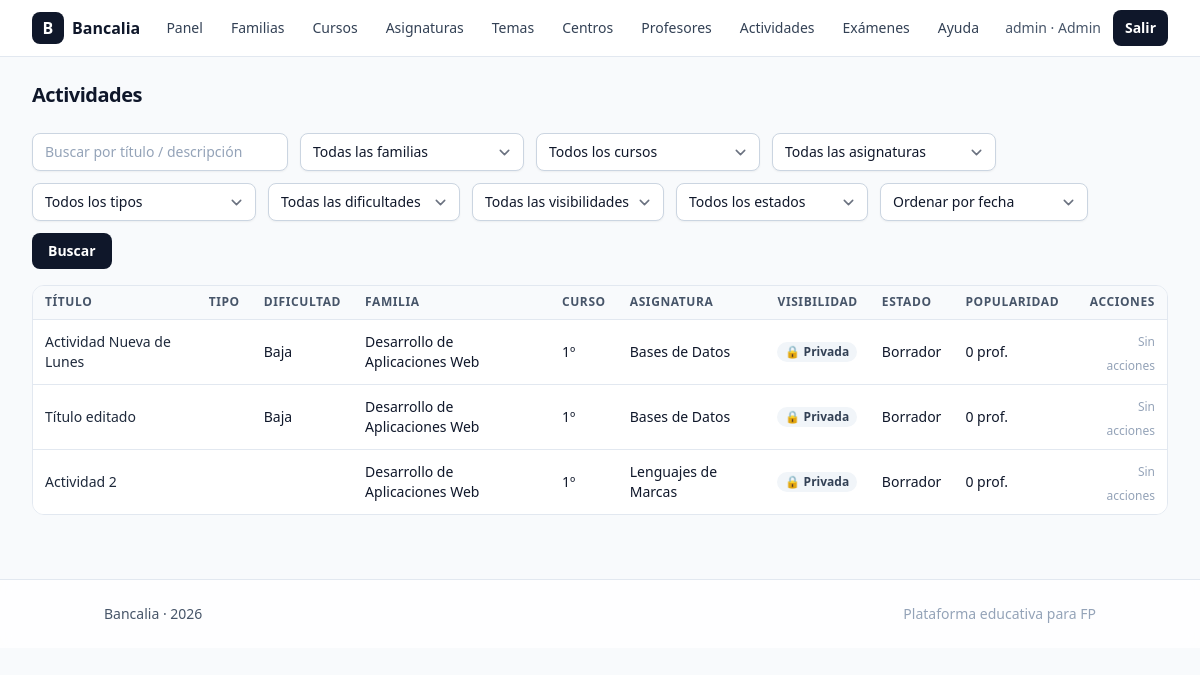
Before: /admin/actividades/index.php (signed in) with the older database file.
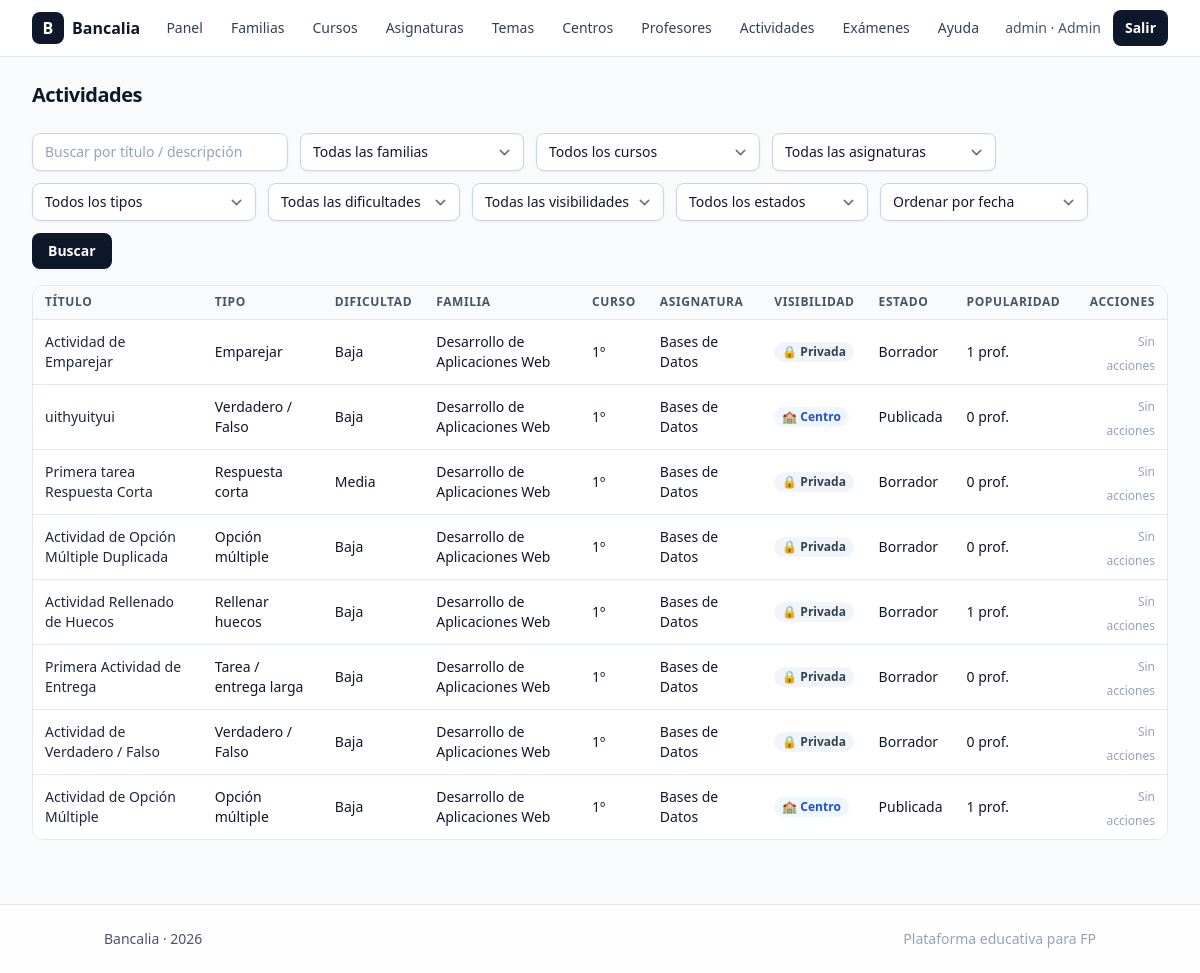
After: the same page with the newer database file.
### tables this page shows
CREATE TABLE `actividades` (
  `id` int(11) NOT NULL,
  `profesor_id` int(11) NOT NULL,
  `familia_id` int(11) NOT NULL,
  `curso_id` int(11) NOT NULL,
  `asignatura_id` int(11) NOT NULL,
  `tema_id` int(11) DEFAULT NULL,
  `tipo` enum('opcion_multiple','verdadero_falso','respuesta_corta','rellenar_huecos','emparejar','tarea') NOT NULL,
  `titulo` varchar(255) NOT NULL,
  `descripcion` text DEFAULT NULL,
  `dificultad` enum('baja','media','alta') NOT NULL DEFAULT 'media',
  `visibilidad` enum('privada','centro','publica') NOT NULL DEFAULT 'privada',
  `estado` enum('borrador','publicada') NOT NULL DEFAULT 'borrador',
  `created_at` datetime NOT NULL DEFAULT current_timestamp(),
  `updated_at` datetime NOT NULL DEFAULT current_timestamp() ON UPDATE current_timestamp(),
  `centro_id` int(11) DEFAULT NULL
);

CREATE TABLE `familias_profesionales` (
  `id` int(11) NOT NULL,
  `nombre` varchar(150) NOT NULL,
  `slug` varchar(160) NOT NULL,
  `descripcion` text DEFAULT NULL,
  `is_active` tinyint(1) NOT NULL DEFAULT 1,
  `created_at` datetime NOT NULL DEFAULT current_timestamp(),
  `updated_at` datetime NOT NULL DEFAULT current_timestamp() ON UPDATE current_timestamp()
);

CREATE TABLE `cursos` (
  `id` int(11) NOT NULL,
  `familia_id` int(11) NOT NULL,
  `nombre` varchar(80) NOT NULL,
  `slug` varchar(120) NOT NULL,
  `descripcion` text DEFAULT NULL,
  `orden` int(11) NOT NULL DEFAULT 1,
  `is_active` tinyint(1) NOT NULL DEFAULT 1,
  `created_at` datetime NOT NULL DEFAULT current_timestamp(),
  `updated_at` datetime NOT NULL DEFAULT current_timestamp() ON UPDATE current_timestamp()
);

CREATE TABLE `asignaturas` (
  `id` int(11) NOT NULL,
  `familia_id` int(11) NOT NULL,
  `curso_id` int(11) NOT NULL,
  `nombre` varchar(150) NOT NULL,
  `slug` varchar(160) NOT NULL,
  `codigo` varchar(50) DEFAULT NULL,
  `horas` int(11) DEFAULT NULL,
  `descripcion` text DEFAULT NULL,
  `orden` int(11) NOT NULL DEFAULT 1,
  `is_active` tinyint(1) NOT NULL DEFAULT 1,
  `created_at` datetime NOT NULL DEFAULT current_timestamp(),
  `updated_at` datetime NOT NULL DEFAULT current_timestamp() ON UPDATE current_timestamp()
);

### config.php (called while the page is built, shortened)
<?php
function pdo(): PDO
{
  static $pdo;
  if ($pdo instanceof PDO)
    return $pdo;
  $host = $_ENV['DB_HOST'] ?? '127.0.0.1';
  $port = $_ENV['DB_PORT'] ?? '3306';
  $db = $_ENV['DB_NAME'] ?? 'bancalia';
  $user = $_ENV['DB_USER'] ?? 'root';
  $pass = $_ENV['DB_PASS'] ?? '';
  $dsn = "mysql:host=$host;port=$port;dbname=$db;charset=utf8mb4";
  $pdo = new PDO($dsn, $user, $pass, [
    PDO::ATTR_ERRMODE => PDO::ERRMODE_EXCEPTION,
    PDO::ATTR_DEFAULT_FETCH_MODE => PDO::FETCH_ASSOC,
    PDO::ATTR_EMULATE_PREPARES => false,
  ]);
  return $pdo;
}
function h(?string $s): string
{
  return htmlspecialchars((string) $s, ENT_QUOTES, 'UTF-8');
}
function current_user(): ?array
{
  return $_SESSION['user'] ?? null;
}

### public/admin/actividades/index.php (the view, shortened to what the rows shown need)
<?php
require_once __DIR__ . '/../../../config.php';
require_once __DIR__ . '/../../../partials/header.php';
$role       = $u['role'] ?? '';
$profesorId = (int)($u['profesor_id'] ?? 0);
$labelsTipos = [
  'opcion_multiple'  => 'Opción múltiple',
  'verdadero_falso'  => 'Verdadero / Falso',
  'respuesta_corta'  => 'Respuesta corta',
  'rellenar_huecos'  => 'Rellenar huecos',
  'emparejar'        => 'Emparejar',
  'tarea'            => 'Tarea / entrega larga',
];
$labelsDificultad = [
  'baja'  => 'Baja',
  'media' => 'Media',
  'alta'  => 'Alta',
];
$labelsEstado = [
  'borrador'   => 'Borrador',
  'publicada'  => 'Publicada',
];
$params = [];
$sql = "SELECT a.id,
               a.titulo,
               a.tipo,
               a.visibilidad,
               a.estado,
               a.dificultad,
               a.updated_at,
               a.profesor_id,
               a.centro_id,
               asig.nombre AS asignatura,
               c.nombre    AS curso,
               f.nombre    AS familia,
               COALESCE(pop.popularidad, 0) AS popularidad
        FROM actividades a
        JOIN asignaturas asig ON asig.id = a.asignatura_id
        JOIN cursos c         ON c.id = a.curso_id
        JOIN familias_profesionales f ON f.id = a.familia_id
        LEFT JOIN (
          SELECT ea.actividad_id,
                 COUNT(DISTINCT e.profesor_id) AS popularidad
          FROM examenes_actividades ea
          JOIN examenes e ON e.id = ea.examen_id
          GROUP BY ea.actividad_id
        ) pop ON pop.actividad_id = a.id";
$orderSql = 'a.updated_at DESC, a.id DESC';
$sql .= " ORDER BY $orderSql LIMIT 200";
$stList = pdo()->prepare($sql);
$stList->execute($params);
$rows = $stList->fetchAll();
?>
<div class="mb-6 flex items-center justify-between">
  <div>
    <h1 class="text-xl font-semibold tracking-tight">Actividades</h1>
  </div>
</div>
<div class="overflow-hidden rounded-xl border border-slate-200 bg-white">
  <table class="min-w-full divide-y divide-slate-200">
    <thead class="bg-slate-50">
      <tr>
        <th class="px-3 py-2 text-left text-xs font-semibold uppercase tracking-wider text-slate-600">Título</th>
        <th class="px-3 py-2 text-left text-xs font-semibold uppercase tracking-wider text-slate-600">Tipo</th>
        <th class="px-3 py-2 text-left text-xs font-semibold uppercase tracking-wider text-slate-600">Dificultad</th>
        <th class="px-3 py-2 text-left text-xs font-semibold uppercase tracking-wider text-slate-600">Familia</th>
        <th class="px-3 py-2 text-left text-xs font-semibold uppercase tracking-wider text-slate-600">Curso</th>
        <th class="px-3 py-2 text-left text-xs font-semibold uppercase tracking-wider text-slate-600">Asignatura</th>
        <th class="px-3 py-2 text-left text-xs font-semibold uppercase tracking-wider text-slate-600">Visibilidad</th>
        <th class="px-3 py-2 text-left text-xs font-semibold uppercase tracking-wider text-slate-600">Estado</th>
        <th class="px-3 py-2 text-left text-xs font-semibold uppercase tracking-wider text-slate-600">
          Popularidad
        </th>
        <th class="px-3 py-2 text-right text-xs font-semibold uppercase tracking-wider text-slate-600">Acciones</th>
      </tr>
    </thead>
    <tbody class="divide-y divide-slate-200 bg-white">
      <?php foreach ($rows as $r): ?>
        <?php $esMia = ($role === 'profesor' && (int)$r['profesor_id'] === $profesorId); ?>
        <tr>
          <td class="px-3 py-2 text-sm font-medium text-slate-800">
            <?= h($r['titulo']) ?>
          </td>
          <td class="px-3 py-2 text-sm">
            <?= h($labelsTipos[$r['tipo']] ?? $r['tipo']) ?>
          </td>
          <td class="px-3 py-2 text-sm">
            <?= h($labelsDificultad[$r['dificultad']] ?? $r['dificultad']) ?>
          </td>
          <td class="px-3 py-2 text-sm">
            <?= h($r['familia']) ?>
          </td>
          <td class="px-3 py-2 text-sm">
            <?= h($r['curso']) ?>
          </td>
          <td class="px-3 py-2 text-sm">
            <?= h($r['asignatura']) ?>
          </td>
          <td class="px-3 py-2 text-sm">
            <?php if ($r['visibilidad'] === 'publica'): ?>
              <span class="inline-flex items-center gap-1 whitespace-nowrap rounded-full bg-emerald-50 px-2 py-0.5 text-xs font-semibold text-emerald-700">
                🌍 Pública
              </span>
            <?php elseif ($r['visibilidad'] === 'centro'): ?>
              <span class="inline-flex items-center gap-1 whitespace-nowrap rounded-full bg-blue-50 px-2 py-0.5 text-xs font-semibold text-blue-700">
                🏫 Centro
              </span>
            <?php else: ?>
              <span class="inline-flex items-center gap-1 whitespace-nowrap rounded-full bg-slate-100 px-2 py-0.5 text-xs font-semibold text-slate-700">
                🔒 Privada
              </span>
            <?php endif; ?>
          </td>
          <td class="px-3 py-2 text-sm">
            <?= h($labelsEstado[$r['estado']] ?? $r['estado']) ?>
          </td>
          <td class="px-3 py-2 text-sm">
            <span title="Número de profesores distintos que han incluido esta actividad en algún examen">
              <?= (int)$r['popularidad'] ?> prof.
            </span>
          </td>
          <td class="px-3 py-2 text-right">
            <?php if ($role === 'profesor'): ?>
              <?php if ($esMia): ?>
                <div class="inline-flex items-center gap-2">
                  <a
                    href="<?= PUBLIC_URL ?>/admin/actividades/edit.php?id=<?= (int)$r['id'] ?>"
                    class="rounded-md border border-slate-300 bg-white px-2.5 py-1.5 text-xs font-medium text-slate-700 hover:bg-slate-100"
                  >
                    Editar
                  </a>
                  <form
                    method="post"
                    action="<?= PUBLIC_URL ?>/admin/actividades/duplicate.php"
                    class="inline"
                    onsubmit="return confirm('¿Duplicar esta actividad?');"
                  >
                    <?= csrf_field() ?>
                    <input type="hidden" name="id" value="<?= (int)$r['id'] ?>">
                    <button
                      class="rounded-md border border-indigo-300 bg-indigo-50 px-2.5 py-1.5 text-xs font-semibold text-indigo-700 hover:bg-indigo-100"
                    >
                      Duplicar
                    </button>
                  </form>
                  <form
                    method="post"
                    action="<?= PUBLIC_URL ?>/admin/actividades/delete.php"
                    onsubmit="return confirm('¿Eliminar actividad?')"
                    class="inline"
                  >
                    <?= csrf_field() ?>
                    <input type="hidden" name="id" value="<?= (int)$r['id'] ?>">
                    <button
                      class="rounded-md border border-rose-300 bg-white px-2.5 py-1.5 text-xs font-semibold text-rose-700 hover:bg-rose-50"
                    >
                      Eliminar
                    </button>
                  </form>
                </div>
              <?php elseif ($r['visibilidad'] === 'publica' || $r['visibilidad'] === 'centro'): ?>
                <form
                  method="post"
                  action="<?= PUBLIC_URL ?>/admin/actividades/duplicate.php"
                  class="inline"
                  onsubmit="return confirm('¿Duplicar esta actividad en tu banco privado?');"
                >
                  <?= csrf_field() ?>
                  <input type="hidden" name="id" value="<?= (int)$r['id'] ?>">
                  <button
                    class="rounded-md border border-indigo-300 bg-indigo-50 px-2.5 py-1.5 text-xs font-semibold text-indigo-700 hover:bg-indigo-100"
                  >
                    Duplicar
                  </button>
                </form>
              <?php else: ?>
                <span class="text-xs text-slate-400">Sin permisos</span>
              <?php endif; ?>
            <?php else: ?>
              <span class="text-xs text-slate-400">Sin acciones</span>
            <?php endif; ?>
          </td>
        </tr>
      <?php endforeach; ?>
    </tbody>
  </table>
</div>
<?php require_once __DIR__ . '/../../../partials/footer.php'; ?>

Changed rows visible on the page:
removed actividades: titulo "Actividad Nueva de Lunes", dificultad "Baja", familias_profesionales.nombre "Desarrollo de Aplicaciones Web", curso.nombre "1º", asignatura.nombre "Bases de Datos", visibilidad "🔒 Privada", estado "Borrador", popularidad "0"
removed actividades: titulo "Actividad 2", familias_profesionales.nombre "Desarrollo de Aplicaciones Web", curso.nombre "1º", asignatura.nombre "Lenguajes de Marcas", visibilidad "🔒 Privada", estado "Borrador", popularidad "0"
added actividades: titulo "Actividad de Emparejar", tipo "Emparejar", dificultad "Baja", familias_profesionales.nombre "Desarrollo de Aplicaciones Web", curso.nombre "1º", asignatura.nombre "Bases de Datos", visibilidad "🔒 Privada", estado "Borrador", popularidad "1"
added actividades: titulo "uithyuityui", tipo "Verdadero / Falso", dificultad "Baja", familias_profesionales.nombre "Desarrollo de Aplicaciones Web", curso.nombre "1º", asignatura.nombre "Bases de Datos", visibilidad "🏫 Centro", estado "Publicada", popularidad "0"
added actividades: titulo "Primera tarea Respuesta Corta", tipo "Respuesta corta", dificultad "Media", familias_profesionales.nombre "Desarrollo de Aplicaciones Web", curso.nombre "1º", asignatura.nombre "Bases de Datos", visibilidad "🔒 Privada", estado "Borrador", popularidad "0"
added actividades: titulo "Actividad de Opción Múltiple Duplicada", tipo "Opción múltiple", dificultad "Baja", familias_profesionales.nombre "Desarrollo de Aplicaciones Web", curso.nombre "1º", asignatura.nombre "Bases de Datos", visibilidad "🔒 Privada", estado "Borrador", popularidad "0"
added actividades: titulo "Actividad Rellenado de Huecos", tipo "Rellenar huecos", dificultad "Baja", familias_profesionales.nombre "Desarrollo de Aplicaciones Web", curso.nombre "1º", asignatura.nombre "Bases de Datos", visibilidad "🔒 Privada", estado "Borrador", popularidad "1"
added actividades: titulo "Primera Actividad de Entrega", tipo "Tarea / entrega larga", dificultad "Baja", familias_profesionales.nombre "Desarrollo de Aplicaciones Web", curso.nombre "1º", asignatura.nombre "Bases de Datos", visibilidad "🔒 Privada", estado "Borrador", popularidad "0"
changed actividades: titulo "Título editado" → "Actividad de Verdadero / Falso"; tipo (not shown) → "Verdadero / Falso"
added actividades: titulo "Actividad de Opción Múltiple", tipo "Opción múltiple", dificultad "Baja", familias_profesionales.nombre "Desarrollo de Aplicaciones Web", curso.nombre "1º", asignatura.nombre "Bases de Datos", visibilidad "🏫 Centro", estado "Publicada", popularidad "1"
